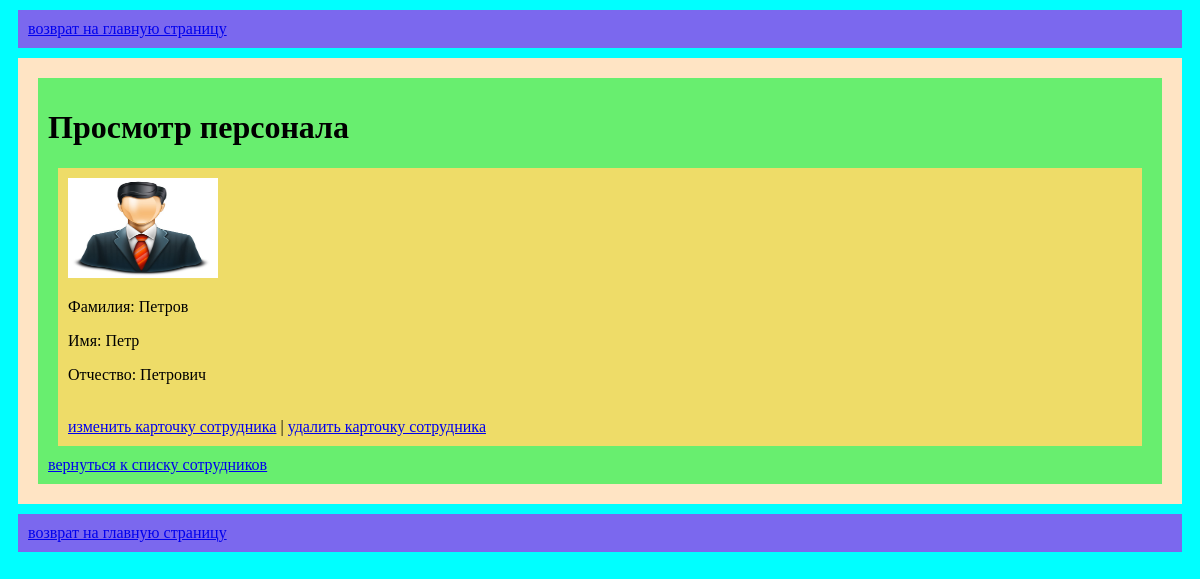
Before: /detail_personnel/2 with the older database file.
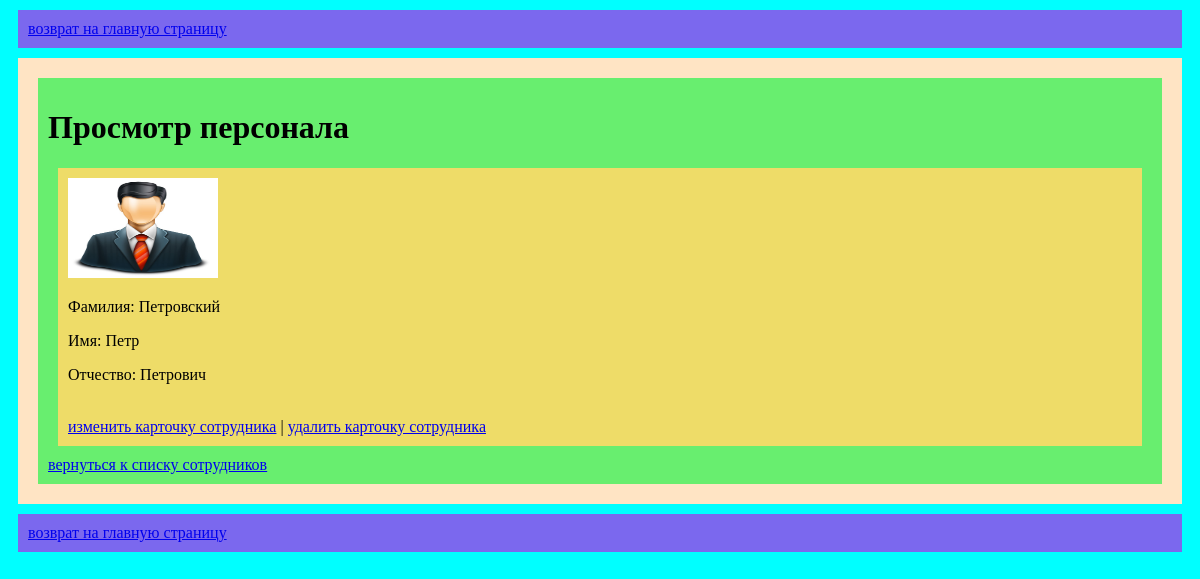
After: the same page with the newer database file.
### app/models.py (models this page shows, shortened)
class ProfilePersonnelModel(models.Model):
    surname = models.CharField(max_length=20, verbose_name="фамилия", blank=False,
                               validators=[MinLengthValidator(2)])  # валидация минимальной длинны
    name = models.CharField(max_length=20, verbose_name="имя", blank=True, default="неизвестно",
                            validators=[MinLengthValidator(2)])  # валидация минимальной длинны
    patronymic = models.CharField(max_length=20, verbose_name="отчество", blank=True, default="неизвестно",
                                  validators=[MinLengthValidator(2)])  # валидация минимальной длинны
    image = models.FileField(upload_to="personnel_gallery/", blank=True, verbose_name="фото сотрудника")

### app/views.py (the view)
# urls.py: path('detail_personnel/<int:pk>', views.DetailPersonnel.as_view(), name='detail_personnel'),
class DetailPersonnel(DetailView):
    template_name = "app/detail_personnel.html"
    model = models.ProfilePersonnelModel
    context_object_name = "person_one"  # переменная, передающаяся в шаблон

### app/templates/app/detail_personnel.html (shortened to what this page needs)
{% extends 'app/base.html'  %}
{% load static %}
{% block content %}
<div class="base-content">
    <h1>Просмотр персонала</h1>
    <div class="one-person">
        {% if person_one.image %}
        <img src="{{ person_one.image.url }}" alt="картинка" height="100" width="150">
        {% else %}
        <img src="{{ '/my_media/personnel_gallery/default.jpg' }}" alt='картинка' height='100' width='150'>
        {% endif %}
        <br>
        <p>Фамилия: {{ person_one.surname }} </p>
        <p>Имя: {{ person_one.name }} </p>
        <p>Отчество: {{ person_one.patronymic }} </p>
        <br>
        <a href="{% url 'app:update_personnel' person_one.pk %}">изменить карточку сотрудника</a> |
        <a href="{% url 'app:delete_personnel' person_one.pk %}">удалить карточку сотрудника</a>
    </div>
    <a href="{% url 'app:list_personnel' %}">вернуться к списку сотрудников</a>
</div>
{% endblock %}

Changed rows visible on the page:
changed ProfilePersonnelModel "Петр": surname "Петров" → "Петровский"
